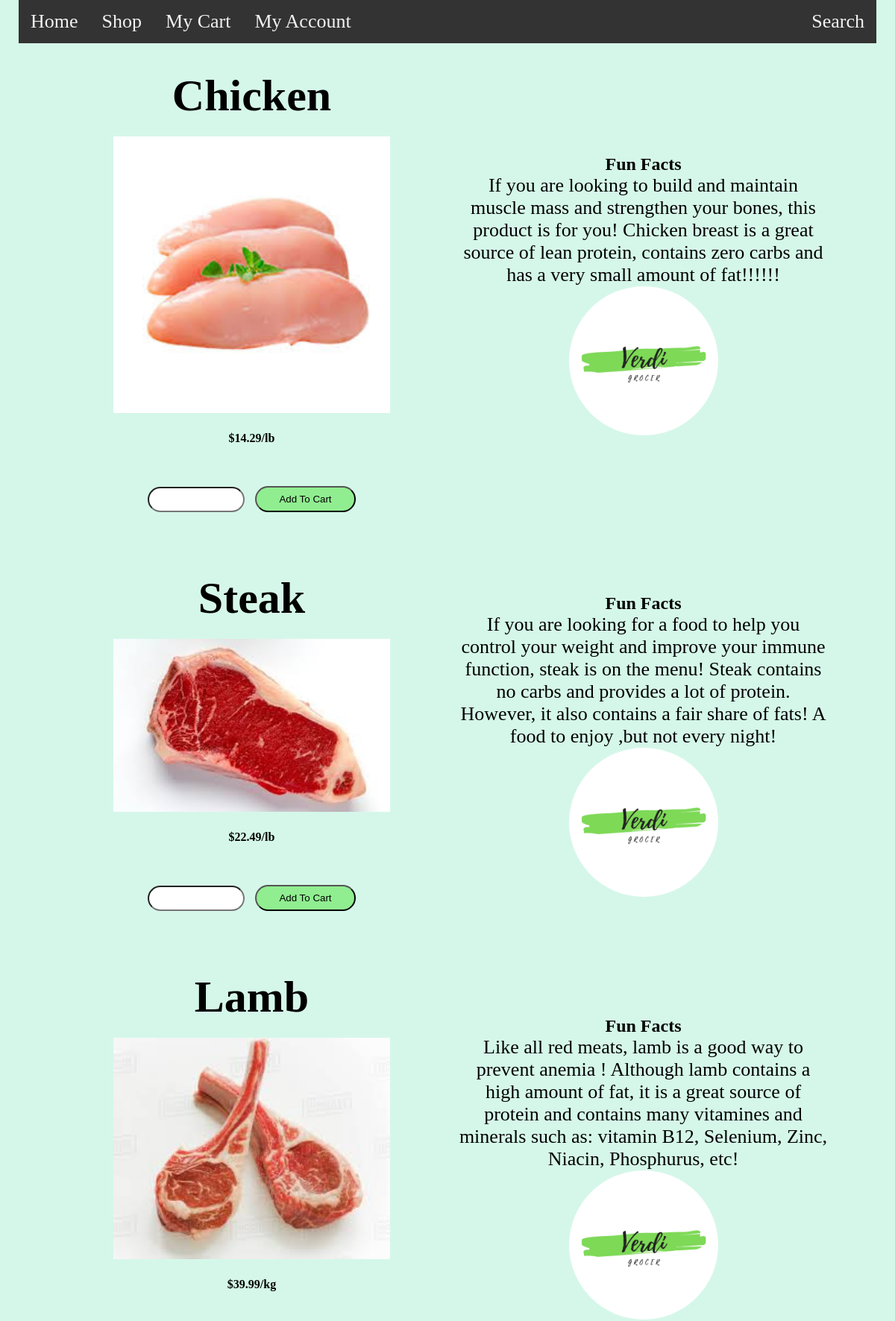
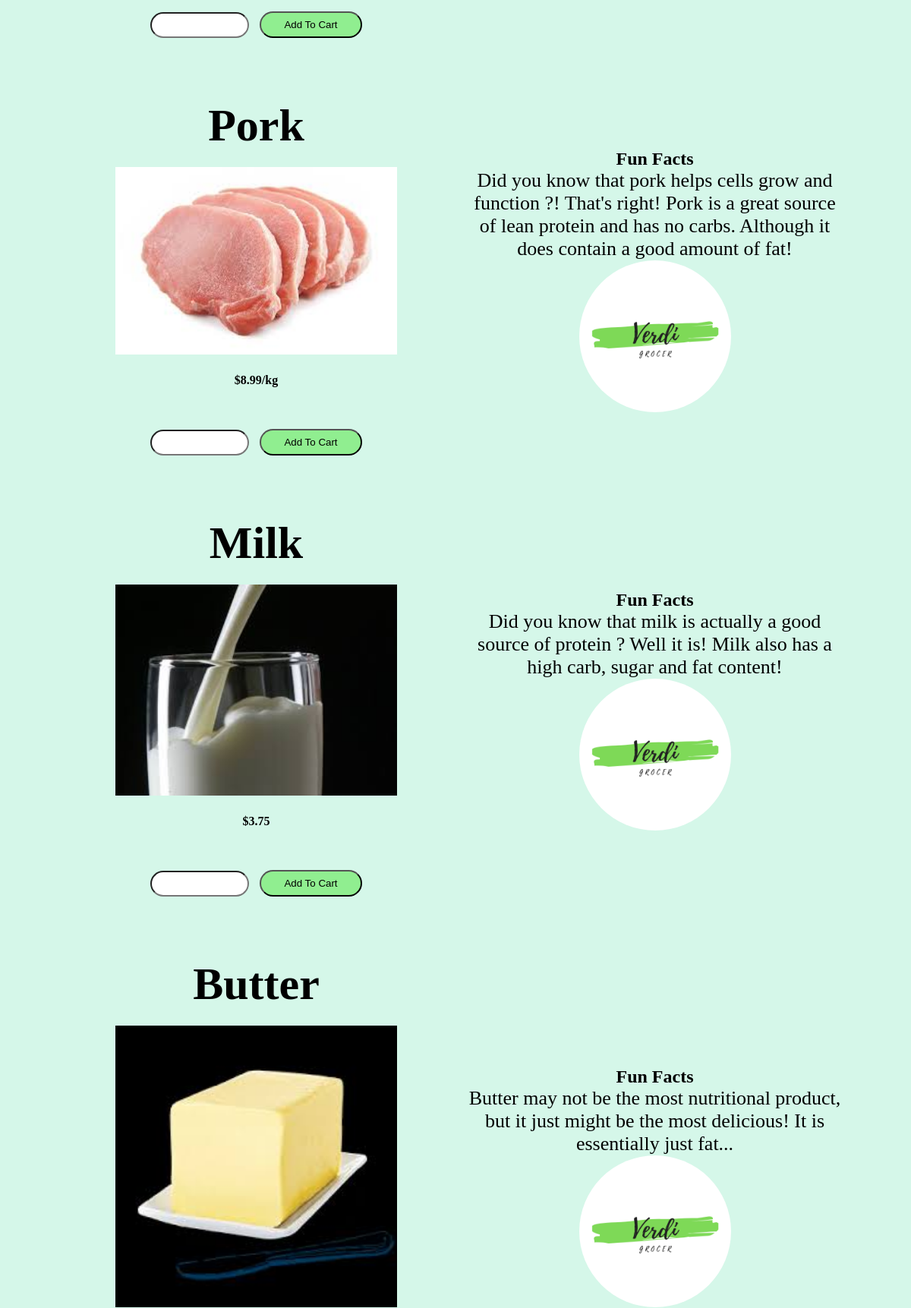
Screenshot of /verdi/P3_php.php (upper part) with the database file from the repository (2 pictures, top to bottom).
### tables this page shows
CREATE TABLE `products` (
  `product_id` int(3) NOT NULL,
  `product_name` varchar(255) NOT NULL,
  `product_link` varchar(255) NOT NULL,
  `product_img` text NOT NULL,
  `product_price` varchar(255) NOT NULL,
  `prod_price_calc_p4` varchar(255) NOT NULL,
  `priceVar` varchar(255) NOT NULL,
  `product_facts` text NOT NULL,
  `product_inventory` varchar(255) NOT NULL,
  `product_qty` varchar(255) NOT NULL,
  `product_addToCart_P3` varchar(255) NOT NULL,
  `product_id_p4` varchar(255) NOT NULL,
  `product_add_p4` varchar(255) NOT NULL,
  `product_data_p4` varchar(255) NOT NULL,
  `product_delete_p4` varchar(255) NOT NULL,
  `product_remove_p4` varchar(255) NOT NULL,
  `product_total_price` varchar(255) NOT NULL,
  `visible` varchar(255) NOT NULL
);

### verdi/P3_php.php (the view, shortened to what this page needs)
<!DOCTYPE html>
<html lang="en">
<head>
    <link rel="stylesheet" href="myStyle.css">
</head>
<?php  include "db.php"?>
<div class="container">
    <header class="topnav">
            <a href="P1.php">Home</a>
            <a href="P2.php">Shop</a>
            <a href="P4_php.php">My Cart</a>
            <a href="P5.php">My Account</a>
        <div class="topnav-right">
            <a href="">Search</a>
        </div>
    </header>
</div>
<body>
    <div class="products">
        <div class="products_row">
        <?php
$query = "SELECT * FROM products";
$select_products = mysqli_query($connection, $query);
while($row = mysqli_fetch_assoc($select_products)){
    $product_name = $row['product_name'];
    $product_img = $row['product_img'];
    $product_price = $row['product_price'];
    $product_facts = $row['product_facts'];
    $product_qty = $row['product_qty'];
    $product_addToCart_P3 = $row['product_addToCart_P3'];
    ?>
            <div class="col-2">
                <h1><?php echo $product_name; ?></h1>
                <img src="picturesD/<?php echo $product_img;?>">
                <h4><?php echo $product_price;?></h4>
                <input type="number" value="1" min="0" id="<?php echo $product_qty; ?>">
                <button href="" class="first_button" onclick="<?php echo $product_addToCart_P3; ?>">Add To Cart</button>
            </div>
            <div class="col-2">
                <div id="fun_fact">
                    <h2>Fun Facts</h2>
                    <p>
                    <?php echo $product_facts;?>
                    </p>
                </div>
                <img src="picturesD/Verdi.jpg" class="img1">
            </div>
            <?php
}
?>
        </div>
    </div>
</body>
</html>

### verdi/myStyle.css (style rules this page uses)
* { margin: 0; padding: 0; box-sizing: border-box; }
.topnav { overflow: hidden; background-color: #333; }
.topnav a { float: left; color: #f2f2f2; text-align: center; padding: 14px 16px; text-decoration: none; font-family: 'Brush Script MT'; font-size: 26px; }
.topnav-right { float: right; }
.img1 { max-width: 200px; max-height: 200px; display: block; margin-left: auto; margin-right: auto; border-radius: 50%; width: 100%; }
a { text-decoration: none; color: black; font-family: 'Brush Script MT'; font-size: 26px; }
p { color: black; font-family: 'Brush Script MT'; font-size: 26px; }
.container { max-width: 1300px; margin: auto; padding-left: 25px; padding-right: 25px; }
.col-2 { flex-basis: 50%; min-width: 300px; text-align: center; }
.col-2 p { text-align: center; }
.col-2 img { display: block; margin-left: auto; margin-right: auto; width: 75%; height: auto; }
.col-2 h1 { font-family: Georgia, 'Times New Roman', Times, serif; text-align: center; font-size: 60px; line-height: 60px; margin: 25px; }
.col-2 h4 { font-family: Georgia, 'Times New Roman', Times, serif; text-align: center; margin: 25px; }
.first_button { display: inline-block; background: #90EE90; padding: 8px 30px; margin: 30px 0; border-radius: 30px; }
.products_row { display: flex; align-items: center; flex-wrap: wrap; justify-content: space-around; }
.products { max-width: 1100px; margin: auto; padding-left: 25px; padding-right: 25px; }
.products .col-2 { padding: 15px; }
.col-2 input { font-weight: bold; font-size: 12px; width: 130px; padding: 8px 30px; margin-right: 10px; border-radius: 30px; text-align: center; }

### verdi/P3_php.php (style rules this page uses)
body { background-color: rgb(213, 247, 233); }

### rows the page displays
products: product_name "Chicken", product_img (picture), product_price "$14.29/lb", product_facts "If you are looking to build and maintain muscle mass and strengthen your bones, this product is for you! Chicken breast is a great source of lean protein, contains zero carbs and has a very small amount of fat!!!!!!"
products: product_name "Steak", product_img (picture), product_price "$22.49/lb", product_facts "If you are looking for a food to help you control your weight and improve your immune function, steak is on the menu! Steak contains no carbs and provides a lot of protein. However, it also contains a fair share of fats! A food to enjoy ,but not every night!"
products: product_name "Lamb", product_img (picture), product_price "$39.99/kg", product_facts "Like all red meats, lamb is a good way to prevent anemia ! Although lamb contains a high amount of fat, it is a great source of protein and contains many vitamines and minerals such as: vitamin B12, Selenium, Zinc, Niacin, Phosphurus, etc!"
products: product_name "Pork", product_img (picture), product_price "$8.99/kg", product_facts "Did you know that pork helps cells grow and function ?! That's right! Pork is a great source of lean protein and has no carbs. Although it does contain a good amount of fat!"
products: product_name "Milk", product_img (picture), product_price "$3.75", product_facts "Did you know that milk is actually a good source of protein ? Well it is! Milk also has a high carb, sugar and fat content!"
products: product_name "Butter", product_img (picture), product_facts "Butter may not be the most nutritional product, but it just might be the most delicious! It is essentially just fat..."
